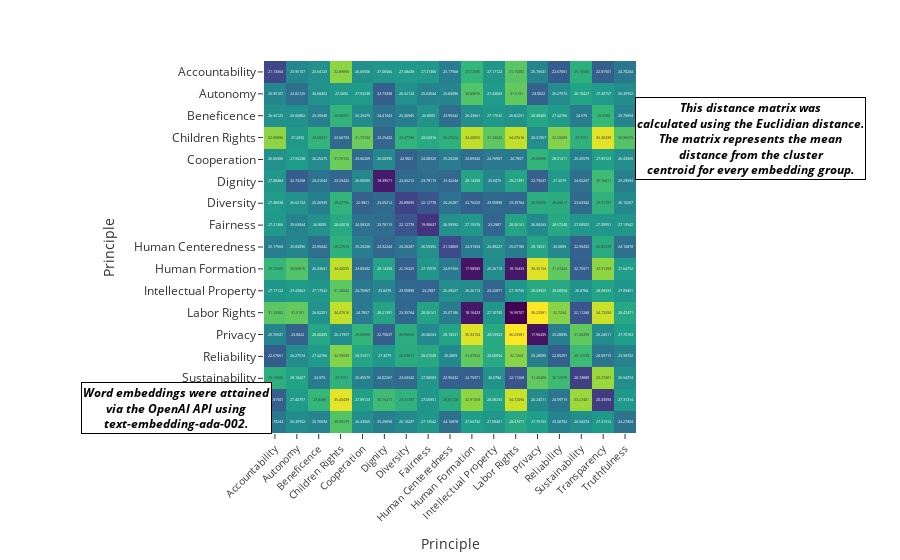

Notebook source saved alongside this figure:
### Markdown cell above
Bellow, we create a distance matrix, using the results of the t-SNE analysis as our distance metric. Here, every principle is compared to every other principle (distance of the centroid of a cluster to another cluster) and itself (average distance from all points belonging to the same class to its own centroid).

### Code cell
from sklearn.metrics.pairwise import euclidean_distances

# Create a pandas dataframe to store the distance matrix
distance_matrix = pd.DataFrame(index=tsne_df.principles.unique(), columns=tsne_df.principles.unique())

# Loop through each principle and calculate the average distance from the cluster centroid
for principle in tsne_df.principles.unique():
    temp_df = tsne_df[tsne_df.principles == principle]

    avg_distance = euclidean_distances(temp_df[['tsne_1', 'tsne_2', 'tsne_3']],
                                      temp_df[['tsne_1', 'tsne_2', 'tsne_3']]).mean()

    distance_matrix.loc[principle, principle] = avg_distance

    principles = tsne_df.principles.unique().tolist()
    principles.remove(principle)

    # Now, calculate the average distance from the cluster centroid for each other principle
    for p in principles:
        temp_df_2 = tsne_df[tsne_df.principles == p]

        distance = euclidean_distances(temp_df[['tsne_1', 'tsne_2', 'tsne_3']],
                                      temp_df_2[['tsne_1', 'tsne_2', 'tsne_3']]).mean()

        distance_matrix.loc[principle, p] = distance
        distance_matrix.loc[p, principle] = distance


# Plot the distance matrix as a heatmap
fig = px.imshow(distance_matrix.values,
                x=distance_matrix.columns,
                y=distance_matrix.columns,
                text_auto=True,
                color_continuous_scale='viridis',
                labels=dict(x="Principle", 
                            y="Principle", 
                            color="Distance"))

fig.update_xaxes(side='bottom', tickangle=-45, tickfont=dict(size=10))
fig.update_layout(template='ggplot2',
                  coloraxis_showscale=False)

fig.add_annotation(dict(font=dict(color='black',size=12),
                                        x=0.75,
                                        y=0.9,
                                        showarrow=False,
                                        text="<b><i>This distance matrix was<br>calculated using the Euclidian distance.<br>The matrix represents the mean<br>distance from the cluster<br>centroid for every embedding group.</b></i>",
                                        textangle=0,
                                        xanchor='left',
                                        xref="paper",
                                        yref="paper",
                                        bordercolor='black',
                                        borderwidth=1,
                                        bgcolor="white"))

fig.add_annotation(dict(font=dict(color='black',size=12),
                                        x=0.05,
                                        y=-0.1,
                                        showarrow=False,
                                        text="<b><i>Word embeddings were attained<br>via the OpenAI API using<br>text-embedding-ada-002.</b></i>",
                                        textangle=0,
                                        xanchor='left',
                                        xref="paper",
                                        yref="paper",
                                        bordercolor='black',
                                        borderwidth=1,
                                        bgcolor="white"))


fig.show()
#fig.write_html("data/distance-matrix.html")

### Figure 1 — Plotly figure (JSON) as saved in the notebook; plotly's stock layout.template omitted (floating-point values rounded to 4 significant figures; data arrays with more than 128 entries replaced by an {"elided": "..."} marker saying what was removed)
{"data": [{"coloraxis": "coloraxis", "hovertemplate": "Principle: %{x}<br>Principle: %{y}<br>Distance: %{z}<extra></extra>", "name": "0", "texttemplate": "%{z}", "type": "heatmap", "x": ["Accountability", "Autonomy", "Beneficence", "Children Rights", "Cooperation", "Dignity", "Diversity", "Fairness", "Human Centeredness", "Human Formation", "Intellectual Property", "Labor Rights", "Privacy", "Reliability", "Sustainability", "Transparency", "Truthfulness"], "xaxis": "x", "y": ["Accountability", "Autonomy", "Beneficence", "Children Rights", "Cooperation", "Dignity", "Diversity", "Fairness", "Human Centeredness", "Human Formation", "Intellectual Property", "Labor Rights", "Privacy", "Reliability", "Sustainability", "Transparency", "Truthfulness"], "yaxis": "y", "z": {"elided": "17x17 float values"}}], "layout": {"annotations": [{"bgcolor": "white", "bordercolor": "black", "borderwidth": 1, "font": {"color": "black", "size": 12}, "showarrow": false, "text": "<b><i>This distance matrix was<br>calculated using the Euclidian distance.<br>The matrix represents the mean<br>distance from the cluster<br>centroid for every embedding group.</b></i>", "textangle": 0, "x": 0.75, "xanchor": "left", "xref": "paper", "y": 0.9, "yref": "paper"}, {"bgcolor": "white", "bordercolor": "black", "borderwidth": 1, "font": {"color": "black", "size": 12}, "showarrow": false, "text": "<b><i>Word embeddings were attained<br>via the OpenAI API using<br>text-embedding-ada-002.</b></i>", "textangle": 0, "x": 0.001, "xanchor": "left", "xref": "paper", "y": -0.001, "yref": "paper"}], "coloraxis": {"colorbar": {"title": {"text": "Distance"}}, "colorscale": [[0, "#440154"], [0.1111, "#482878"], [0.2222, "#3e4989"], [0.3333, "#31688e"], [0.4444, "#26828e"], [0.5556, "#1f9e89"], [0.6667, "#35b779"], [0.7778, "#6ece58"], [0.8889, "#b5de2b"], [1, "#fde725"]], "showscale": false}, "margin": {"t": 60}, "xaxis": {"anchor": "y", "constrain": "domain", "domain": [0, 1], "scaleanchor": "y", "side": "bottom", "tickangle": -45, "tickfont": {"size": 10}, "title": {"text": "Principle"}}, "yaxis": {"anchor": "x", "autorange": "reversed", "constrain": "domain", "domain": [0, 1], "title": {"text": "Principle"}}}}
